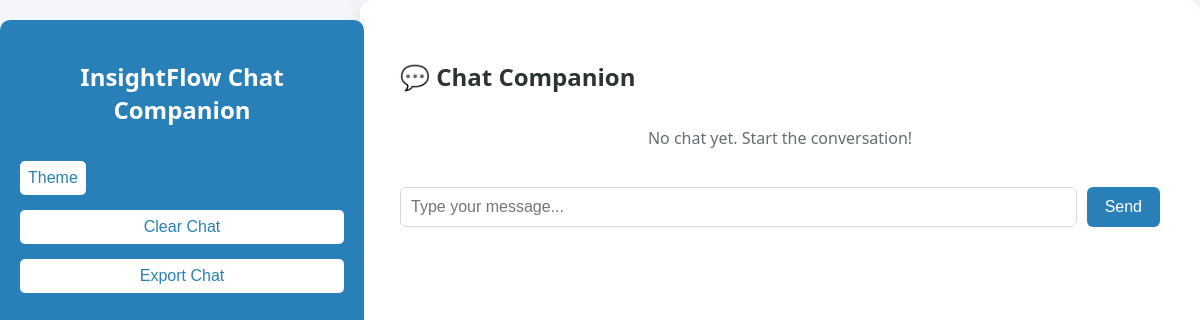
The app's page /chat_companion/ (signed in), older data.
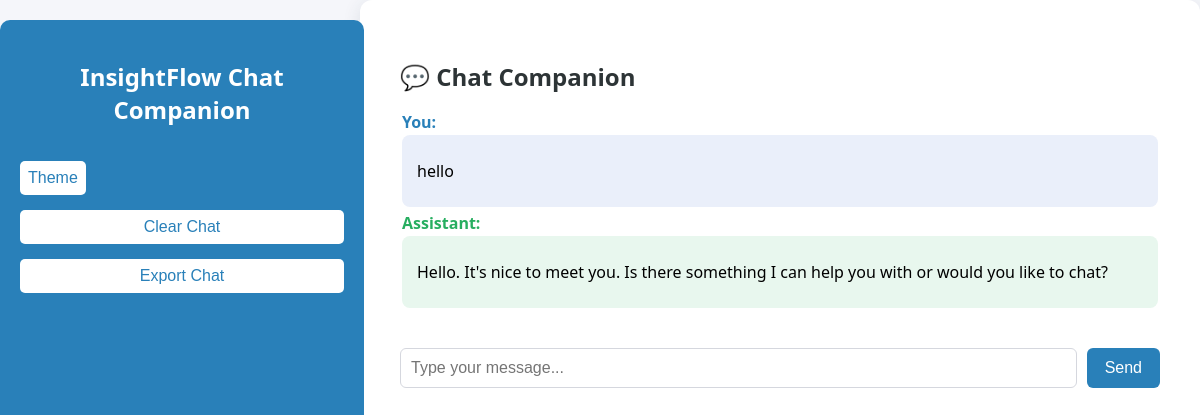
The same page, newer data.
### main/models.py (models this page shows, shortened)
class ChatHistory(models.Model):
    user = models.ForeignKey(User, on_delete=models.CASCADE)
    session = models.ForeignKey('ChatSession', on_delete=models.CASCADE, null=True, blank=True, default=None)
    mode = models.CharField(max_length=100)
    timestamp = models.DateTimeField(default=timezone.now)
    user_input = models.TextField()
    response = models.TextField()

### main/views.py (the view, shortened to what this page needs)
# urls.py: path('chat_companion/', views.chat_companion, name='chat_companion'),
@login_required
@csrf_exempt
def chat_companion(request):
    chat_session = ChatSession.objects.filter(user=request.user).order_by('-timestamp').first()
    if not chat_session:
        chat_session = ChatSession(user=request.user)
        chat_session.save()
    chat_history_qs = ChatHistory.objects.filter(user=request.user,mode="chat_companion", session=chat_session).order_by('-timestamp')
    chat_history = list(reversed(chat_history_qs))  # Reverse to get chronological order
    response_text = ""
    chat_history_display = [
        {'query': item.user_input, 'response': item.response}
        for item in chat_history
    ]
    return render(request, 'chat_companion.html', {'chat_history': chat_history_display})

### templates/chat_companion.html (shortened to what this page needs)
{% load static %}
<!DOCTYPE html>
<html lang="en">
<head>
</head>
<body>
<div class="sidebar">
    <h2 style="text-align:center; font-size:1.5rem;">InsightFlow Chat Companion</h2>
    <div class="theme-section">
        <button id="theme-toggle">Theme</button>
    </div>
    <button id="clear-chat">Clear Chat</button>
    <button id="export-chat">Export Chat</button>
</div>
<div class="chat-container">
    <h2 style="margin-bottom:18px;color:#2d3436;">💬 Chat Companion</h2>
    <div class="chat-history" id="chat-history">
        {% for item in chat_history %}
            <div class="chat-block">
                <div class="role-user">You:</div>
                <div class="message">{{ item.query | linebreaks }}</div>
                <div class="role-assistant">Assistant:</div>
                <div class="message response">{{ item.response | linebreaks }}</div>
            </div>
        {% empty %}
            <p style="color:#636e72;text-align:center;">No chat yet. Start the conversation!</p>
        {% endfor %}
    </div>
    <form class="chat-form" id="chat-form">
        <input type="text" name="query" id="chat-input" class="chat-input" placeholder="Type your message..." autocomplete="off" required>
        <button type="submit" class="send-btn">Send</button>
    </form>
</div>
</body>
</html>

### templates/chat_companion.html (style rules this page uses)
body { font-family: 'Segoe UI', Arial, sans-serif; background: #f5f6fa; margin: 0; padding: 0; display: flex; height: 100vh; }
.sidebar { width: 27%; height: 100%; background-color: #2980b9; padding: 20px; border-radius: 10px; color: white; display: flex; flex-direction: column; gap: 15px; position: fixed; top: 20px; left: 0; height: 90%; transition: width 0.3s ease; }
.sidebar button { background: #fff; color: #2980b9; border: none; padding: 8px; border-radius: 5px; cursor: pointer; font-size: 1rem; }
.chat-container { width: 70%; margin-left: 30%; padding: 40px; display: flex; flex-direction: column; justify-content: flex-start; height: 100%; background: #fff; border-radius: 12px; box-shadow: 0 4px 18px rgba(44,62,80,0.12); overflow: hidden; }
.chat-history { max-height: 420px; overflow-y: auto; margin-bottom: 22px; padding: 0 2px; }
.chat-block { margin-bottom: 18px; }
.chat-block .role-user { color: #2980b9; font-weight: 600; margin-bottom: 2px; }
.chat-block .role-assistant { color: #27ae60; font-weight: 600; margin-bottom: 2px; }
.message { padding: 9px 15px; border-radius: 8px; background: #eaeffa; margin-bottom: 5px; white-space: pre-line; }
.response { background: #e8f7ee; }
form.chat-form { display: flex; gap: 10px; }
.chat-input { flex: 1; padding: 10px; border-radius: 6px; border: 1px solid #d5d7de; font-size: 1rem; }
.send-btn { background: #2980b9; color: #fff; border: none; padding: 10px 18px; border-radius: 6px; cursor: pointer; font-size: 1rem; transition: background .25s; }

Row changes from the older to the newer data that the page shows:
added ChatHistory: query "hello", response "Hello. It's nice to meet you. Is there something I can help you with or would you like to chat?"
Text that changed along with them:
new list line: "You: Assistant:"
text no longer shown: "No chat yet. Start the conversation!"
